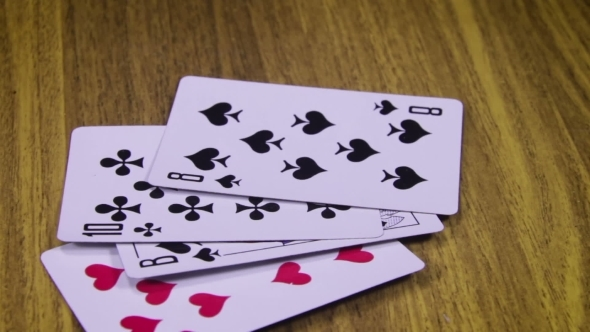
#> input picture resources/card.jpg, 590 x 332 px
$ python joiningImages.py
#> lines starting #> are read from the running program, lines starting #| are printed output that depends on the picture
import cv2
import numpy as np
img = cv2.imread("./resources/card.jpg")
#> img is the input picture: shape (332, 590, 3); mean B, G, R 106.9, 121.1, 143

imgHor = np.hstack((img,img)) #horizontal stacking of images
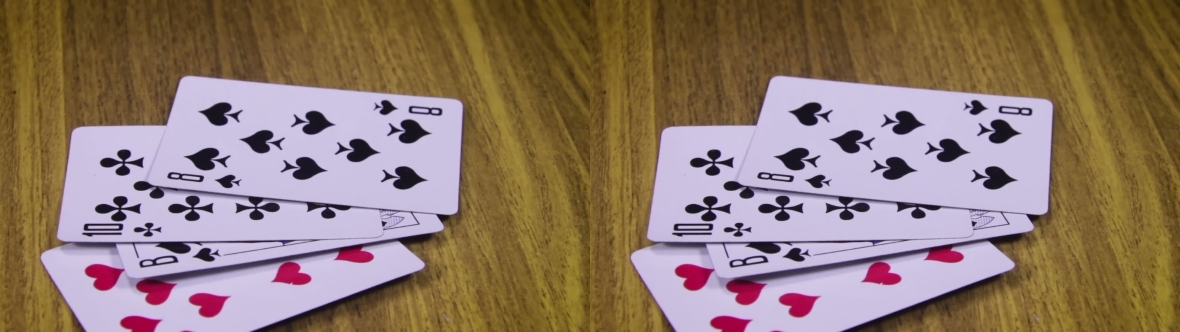
#> imgHor: shape (332, 1180, 3); mean B, G, R 106.9, 121.1, 143
imgVer = np.vstack((img,img)) #vertical stacking of images
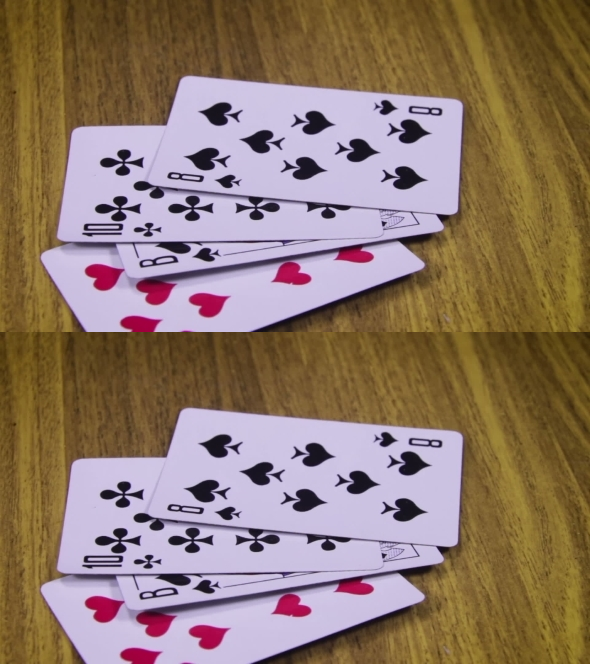
#> imgVer: shape (664, 590, 3); mean B, G, R 106.9, 121.1, 143

cv2.imshow("horizontal",imgHor)
cv2.imshow("vertical",imgVer)
cv2.waitKey(0)
